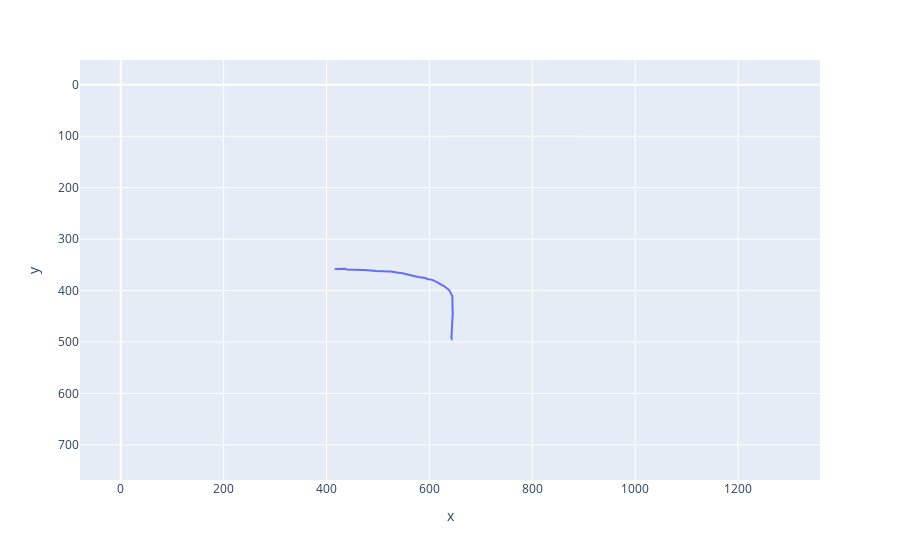

The notebook cell this image was saved under:
### Code cell
k = test_df_human.loc[0, "2d_human"]
exx = np.array([0, 1280])
exy = np.array([0,720])
fig = px.line(x=k[:,0], y=k[:,1])
fig.add_trace(px.scatter(x=exx, y=exy, opacity=0).data[0])
fig.update_yaxes(autorange='reversed')
